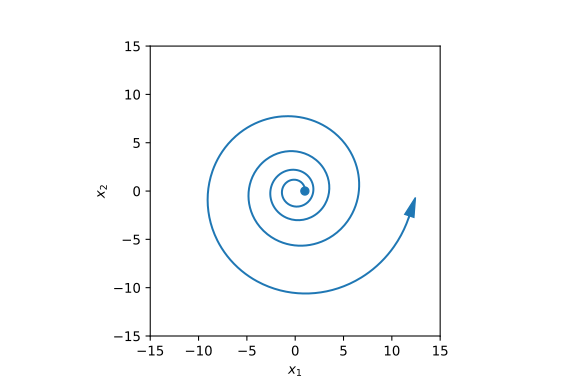

Here is the Python script that generated this plot:
import matplotlib.pyplot as plt
import numpy as np
import pytest

import contique


def fun(x, l, a, k):
    r = a*np.exp(k*l)
    return np.array([-x[0]+r*np.cos(l),
                     -x[1]+r*np.sin(l)])


def test_log_spiral():

    # initial solution
    x0 = np.array([1.,0.])
    lpf0 = 0.0

    # additional function arguments
    a = 1
    k = 0.1

    # numeric continuation
    Res = contique.solve(
        fun=fun,
        x0=x0,
        args=(a,k),
        lpf0=lpf0,
        control0=3,
        dxmax=0.2,
        dlpfmax=0.2,
        jacmode=3,
        jaceps=1e-4,
        maxsteps=500,
        maxcycles=4,
        maxiter=20,
        tol=1e-12,
    )

    X = np.array([res.x for res in Res])

    plt.plot(X[:, 0], X[:, 1], "-")
    plt.xlabel('$x_1$')
    plt.ylabel('$x_2$')
    plt.xlim(-15, 15)
    plt.ylim(-15, 15)
    plt.plot([1],[0],'C0o',lw=3)
    plt.arrow(X[-2,0],X[-2,1],X[-1,0]-X[-2,0],X[-1,1]-X[-2,1],
              head_width=1, head_length=2, fc='C0', ec='C0')
    plt.gca().set_aspect('equal')
    plt.savefig('test_log_spiral.svg')

if __name__ == "__main__":
    test_log_spiral()